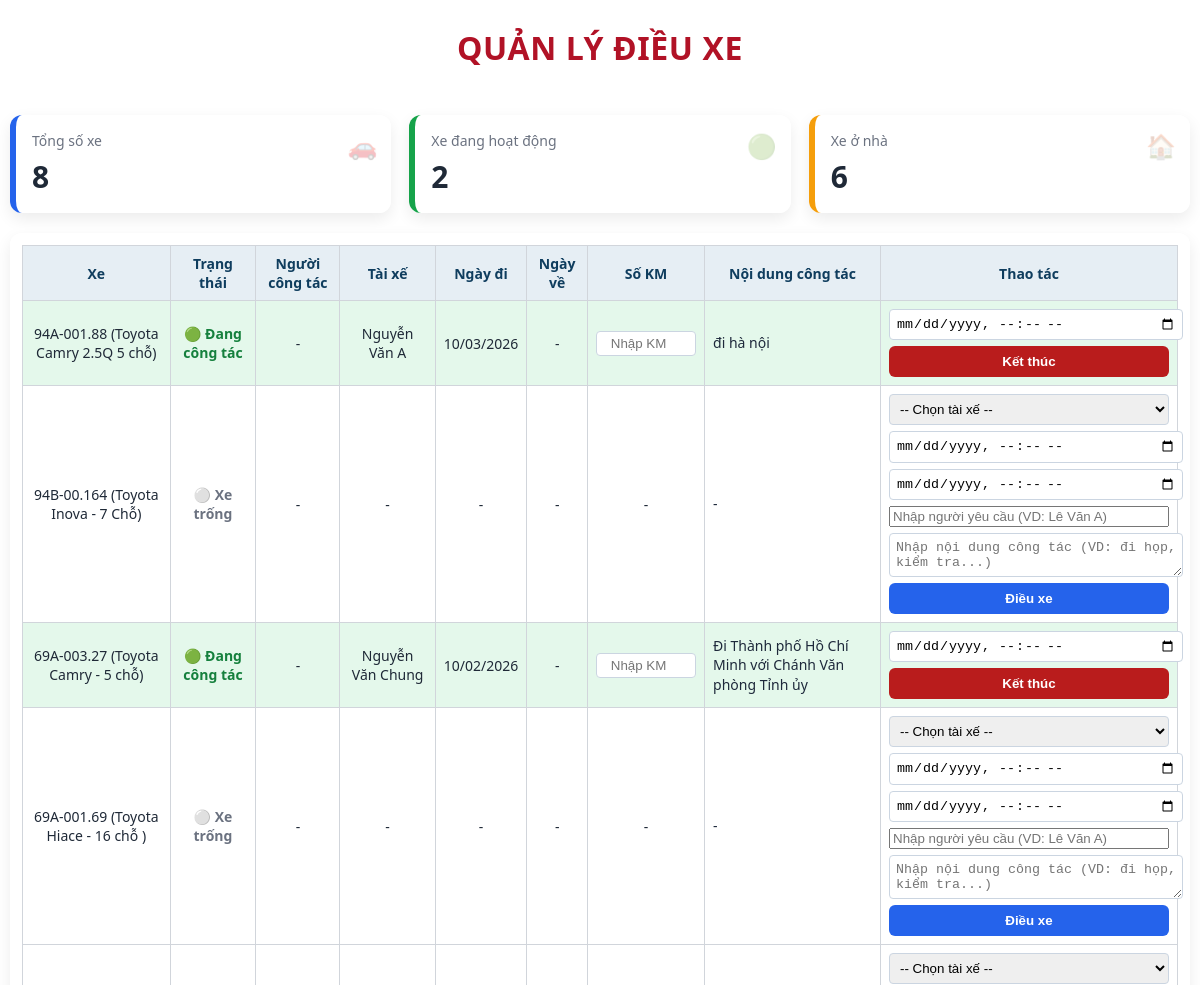
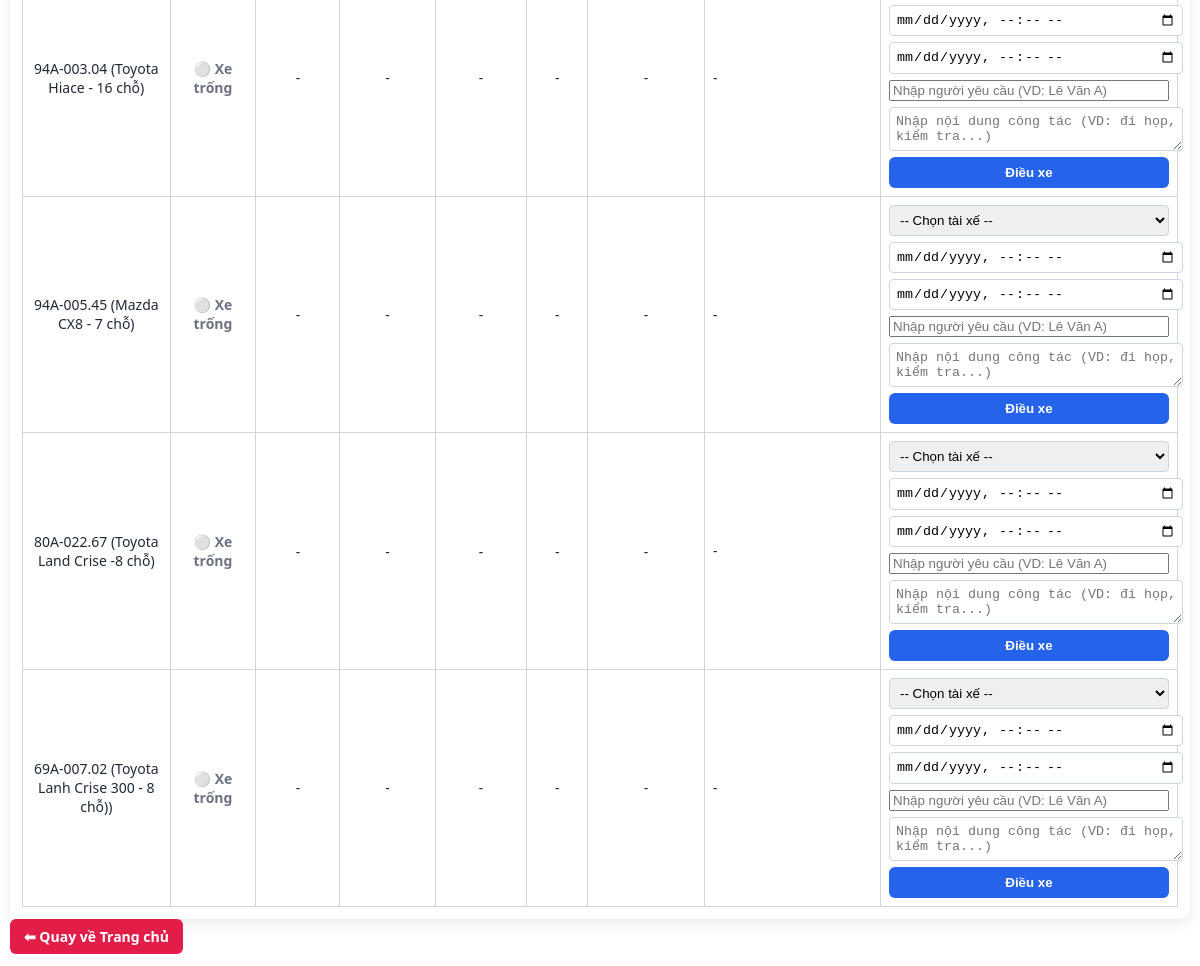
Page /dieu-xe (signed in) on the committed database (2 pictures, top to bottom).
### tables this page shows
CREATE TABLE vehicles (
  id INTEGER PRIMARY KEY AUTOINCREMENT,
  plate TEXT,
  status INTEGER,
  driver_id INTEGER
, start_time TEXT, end_time TEXT, work_content TEXT, brand TEXT, year INTEGER, km INTEGER, fuel_norm REAL, last_maintenance_km INTEGER DEFAULT 0, maintenance_cycle INTEGER DEFAULT 5000, ngay_het_han_dang_kiem DATE, requester TEXT);

CREATE TABLE drivers (
  id INTEGER PRIMARY KEY AUTOINCREMENT,
  name TEXT
, phone TEXT, address TEXT, zalo_user_id TEXT, telegram_chat_id TEXT);

### app.py (the view)
@app.route("/dieu-xe")
@login_required
@admin_required
def dieu_xe():
    con = db()
    auto_id = request.args.get("auto_fill")
    yeu_cau = None
    if auto_id:
        yeu_cau = con.execute("""
            SELECT * FROM yeu_cau_xe WHERE id=?
        """, (auto_id,)).fetchone()
    tong_xe = con.execute(
        "SELECT COUNT(*) FROM vehicles"
    ).fetchone()[0]
    xe_hoat_dong = con.execute(
        "SELECT COUNT(*) FROM vehicles WHERE status = 1"
    ).fetchone()[0]
    xe_o_nha = con.execute(
        "SELECT COUNT(*) FROM vehicles WHERE status = 0"
    ).fetchone()[0]
    filter_status = request.args.get("status")
    sql_filter = ""
    params = []
    if filter_status == "active":
        sql_filter = "WHERE vehicles.status = 1"
    elif filter_status == "home":
        sql_filter = "WHERE vehicles.status = 0"
    vehicles_raw = con.execute(f"""
        SELECT
            vehicles.id,
            vehicles.plate,
            vehicles.status,
            drivers.name AS driver_name,
            vehicles.start_time,
            vehicles.end_time,
            vehicles.work_content,
            vehicles.requester
        FROM vehicles
        LEFT JOIN drivers ON vehicles.driver_id = drivers.id
        {sql_filter}
    """, params).fetchall()
    busy_drivers = con.execute("""
        SELECT driver_id
        FROM vehicles
        WHERE status = 1 AND driver_id IS NOT NULL
    """).fetchall()
    busy_ids = [d["driver_id"] for d in busy_drivers]
    if busy_ids:
        placeholders = ",".join("?" * len(busy_ids))
        drivers = con.execute(
            f"SELECT id, name FROM drivers WHERE id NOT IN ({placeholders})",
            busy_ids
        ).fetchall()
    else:
        drivers = con.execute(
            "SELECT id, name FROM drivers"
        ).fetchall()
    vehicles = []
    for v in vehicles_raw:
        start = end = duration = None
        if v["start_time"]:
            start_dt = datetime.fromisoformat(v["start_time"])
            start = format_date(v["start_time"])
        if v["end_time"]:
            end_dt = datetime.fromisoformat(v["end_time"])
            end = format_date(v["end_time"])
        vehicles.append((
            v["id"],
            v["plate"],
            v["status"],
            v["driver_name"],
            start,
            end,
            duration,
            v["work_content"],
            v["requester"]
        ))
    con.close()
    return render_template(
        "dieu_xe.html",
        vehicles=vehicles,
        drivers=drivers,
        tong_xe=tong_xe,
        xe_hoat_dong=xe_hoat_dong,
        xe_o_nha=xe_o_nha,
        yeu_cau=yeu_cau   # 🔥 QUAN TRỌNG
    )

### app.py (called while the page is built)
def format_date(val):
    if not val:
        return ""
    try:
        return datetime.fromisoformat(val).strftime("%d/%m/%Y")
    except:
        return val

def db():
    con = sqlite3.connect(
        "fleet.db",
        timeout=30,
        check_same_thread=False
    )
    con.row_factory = sqlite3.Row
    con.execute("PRAGMA journal_mode=WAL;")
    con.execute("PRAGMA synchronous=NORMAL;")
    return con

@app.before_request
def auto_session_timeout():
    session.permanent = True
    now = int(time.time())
    if "last_activity" in session:
        elapsed = now - session["last_activity"]
        if elapsed > 900:
            session.clear()
            return redirect("/login")
    session["last_activity"] = now

def login_required(f):
    @wraps(f)
    def decorated(*args, **kwargs):
        if "user_id" not in session:
            return redirect("/login")
        return f(*args, **kwargs)
    return decorated

def admin_required(f):
    @wraps(f)
    def decorated(*args, **kwargs):
        if session.get("role") != "admin":
            return "Không có quyền truy cập", 403
        return f(*args, **kwargs)
    return decorated

### templates/dieu_xe.html (shortened to what this page needs)
<!DOCTYPE html>
<html lang="vi">
<head>
</head>
<body>
<header>
    <h1>QUẢN LÝ ĐIỀU XE</h1>
</header>
<div class="dashboard">
    <div class="dash-box dash-total"
         onclick="location.href='/dieu-xe'">
        <div class="dash-title">Tổng số xe</div>
        <div class="dash-number">{{ tong_xe }}</div>
        <div class="dash-icon">🚗</div>
    </div>
    <div class="dash-box dash-active"
         onclick="location.href='/dieu-xe?status=active'">
        <div class="dash-title">Xe đang hoạt động</div>
        <div class="dash-number">{{ xe_hoat_dong }}</div>
        <div class="dash-icon">🟢</div>
    </div>
    <div class="dash-box dash-home"
         onclick="location.href='/dieu-xe?status=home'">
        <div class="dash-title">Xe ở nhà</div>
        <div class="dash-number">{{ xe_o_nha }}</div>
        <div class="dash-icon">🏠</div>
    </div>
</div>
<div class="layout">
<div class="card">
<table>
<thead>
<tr>
    <th>Xe</th>
    <th>Trạng thái</th>
	<th>Người công tác</th>
    <th>Tài xế</th>
    <th>Ngày đi</th>
    <th>Ngày về</th>
    <th>Số KM</th>
    <th>Nội dung công tác</th>
    <th class="action-col">Thao tác</th>
</tr>
</thead>
<tbody>
{% for v in vehicles %}
<tr class="{% if v[2] == 1 %}active-row{% endif %}">
    <td data-label="Xe">{{ v[1] }}</td>
    <td data-label="Trạng thái">
        {% if v[2] == 1 %}
            <span class="status-on">🟢 Đang công tác</span>
        {% else %}
            <span class="status-off">⚪ Xe trống</span>
        {% endif %}
    </td>
     <td data-label="Người yêu cầu">{{ v[8] or "-" }}</td>
    <td data-label="Tài xế">{{ v[3] or "-" }}</td>
    <td data-label="Ngày đi">{{ v[4] or "-" }}</td>
    <td data-label="Ngày về">{{ v[5] or "-" }}</td>
<td data-label="Số KM">
    {% if v[2] == 1 %}
        <input type="number"
               name="km_travel"
               form="stop-form-{{ v[0] }}"
               placeholder="Nhập KM"
               min="0"
               required
               style="width:90px; padding:4px;">
    {% else %}
        -
    {% endif %}
</td>
    <td data-label="Nội dung công tác" class="work-col">{{ v[7] or "-" }}</td>
    <td data-label="Thao tác" class="action-col">
        {% if v[2] == 0 %}
        <form method="post" action="/start/{{ v[0] }}">
            <select name="driver_id" required>
                <option value="">-- Chọn tài xế --</option>
            </select>
            <input type="datetime-local" name="start_time" required
       placeholder="Thời gian đi">
<input type="datetime-local" name="end_time"
       placeholder="Thời gian về">
<input type="text" name="requester"
       placeholder="Nhập người yêu cầu (VD: Lê Văn A)" required>
<textarea name="work_content" rows="2"
    placeholder="Nhập nội dung công tác (VD: đi họp, kiểm tra...)"
    required>
</textarea>
            <button class="start" type="submit">Điều xe</button>
        </form>
        {% else %}
        <form method="post" action="/stop/{{ v[0] }}" id="stop-form-{{ v[0] }}">
            <input type="datetime-local" name="end_time" required>
            <button class="stop" type="submit">Kết thúc</button>
        </form>
        {% endif %}
    </td>
</tr>
{% endfor %}
</tbody>
</table>
</div>
</div>
<div class="top-bar">
    <a href="/" class="btn-back">⬅ Quay về Trang chủ</a>
</div>
</body>
</html>

### templates/dieu_xe.html (style rules this page uses)
header { text-align: center; padding: 16px; border-radius: 12px; background: rgba(255,255,255,0.95); margin-bottom: 30px; box-shadow: none; }
header h1 { margin: 0; color: #B11226; font-weight: 700; letter-spacing: 0.6px; }
body { font-family: "Segoe UI", Arial, sans-serif; margin: 10px; color: #1F2937; background-image: url("/static/thongke.jpg"); background-size: cover; background-position: center; background-repeat: no-repeat; background-attachment: fixed; }
.layout { display: flex; gap: 16px; }
.card { background: rgba(255,255,255,0.96); border-radius: 12px; padding: 12px; box-shadow: 0 6px 16px rgba(0,0,0,0.08); width: 100%; }
table { width: 100%; border-collapse: collapse; font-size: 14px; }
th, td { border: 1px solid #D1D5DB; padding: 8px; text-align: center; vertical-align: middle; }
th { background: #E6EEF4; color: #0F3D5E; font-weight: 600; }
.status-on { color: #15803D; font-weight: 600; }
.status-off { color: #6B7280; font-weight: 600; }
tr.active-row { background: rgba(34,197,94,0.12); }
.work-col { text-align: left; color: #1E293B; line-height: 1.4; }
.action-col { width: 280px; }
.action-col form { display: flex; flex-direction: column; gap: 6px; }
select, input[type="datetime-local"], textarea { width: 100%; padding: 6px; border: 1px solid #CBD5E1; border-radius: 4px; }
button { padding: 8px; border: none; border-radius: 6px; font-weight: 600; cursor: pointer; }
button.start { background: #2563EB; color: #fff; }
button.stop { background: #B91C1C; color: #fff; }
.top-bar { margin-bottom: 12px; }
.btn-back { display: inline-block; padding: 8px 14px; background: #E11D48; color: #fff; text-decoration: none; border-radius: 6px; font-weight: 600; font-size: 14px; }
.dashboard { display: grid; grid-template-columns: repeat(auto-fit, minmax(220px,1fr)); gap: 18px; margin-bottom: 20px; }
.dash-box { background: rgba(255,255,255,0.95); border-radius: 12px; padding: 16px; box-shadow: 0 6px 16px rgba(0,0,0,0.08); transition: 0.3s; cursor: pointer; position: relative; }
.dash-title { font-size: 14px; color: #6B7280; }
.dash-number { font-size: 30px; font-weight: 700; margin-top: 6px; }
.dash-total { border-left: 6px solid #2563EB; }
.dash-active { border-left: 6px solid #16A34A; }
.dash-home { border-left: 6px solid #F59E0B; }
.dash-icon { position: absolute; right: 14px; top: 14px; font-size: 24px; opacity: 0.25; }
input[type="number"] { border: 1px solid #CBD5E1; border-radius: 4px; text-align: center; }

### rows in the picture
vehicles: plate "94A-001.88 (Toyota Camry 2.5Q 5 chỗ)", status "🟢 Đang công tác", v "-", name "Nguyễn Văn A", start_time "10/03/2026", work_content "đi hà nội"
vehicles: plate "94B-00.164 (Toyota Inova - 7 Chỗ)", status "⚪ Xe trống", v "-"
vehicles: plate "69A-003.27 (Toyota Camry - 5 chỗ)", status "🟢 Đang công tác", v "-", name "Nguyễn Văn Chung", start_time "10/02/2026", work_content "Đi Thành phố Hồ Chí Minh với Chánh Văn phòng Tỉnh ủy"
vehicles: plate "69A-001.69 (Toyota Hiace - 16 chỗ )", status "⚪ Xe trống", v "-"
vehicles: plate "94A-003.04 (Toyota Hiace - 16 chỗ)", status "⚪ Xe trống", v "-"
vehicles: plate "94A-005.45 (Mazda CX8 - 7 chỗ)", status "⚪ Xe trống", v "-"
vehicles: plate "80A-022.67 (Toyota Land Crise -8 chỗ)", status "⚪ Xe trống", v "-"
vehicles: plate "69A-007.02 (Toyota Lanh Crise 300 - 8 chỗ))", status "⚪ Xe trống", v "-"

### other values in the picture
{{ tong_xe }} "8"
{{ xe_hoat_dong }} "2"
{{ xe_o_nha }} "6"
